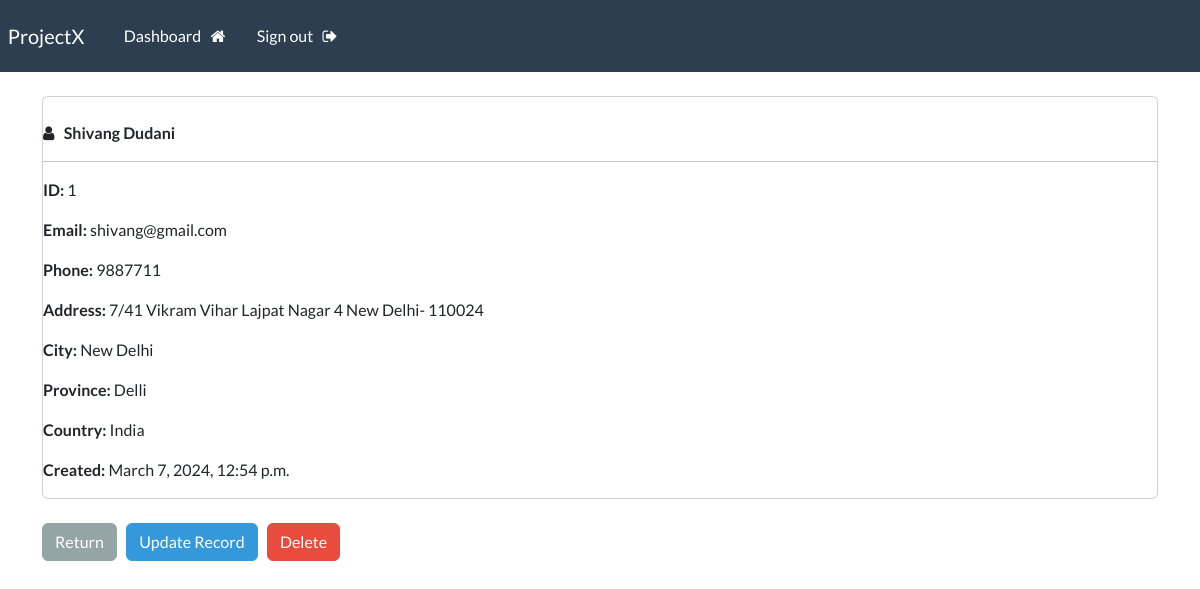
The page /record/1 (signed in) on the database its author committed.
### webapp/models.py (models this page shows, shortened)
class Record(models.Model):
    creation_date = models.DateTimeField(auto_now_add=True)
    first_name = models.CharField(max_length = 255)
    last_name = models.CharField(max_length = 255)
    email = models.CharField(max_length = 255)
    phone = models.CharField(max_length = 15)
    address = models.CharField(max_length = 255)
    city = models.CharField(max_length = 255)
    province = models.CharField(max_length = 255)
    country = models.CharField(max_length = 255)

### webapp/views.py (the view)
# urls.py: path('record/<int:pk>',views.singular_record,name="record"),
@login_required(login_url='my-login')
def singular_record(request,pk):
    all_records = Record.objects.get(id = pk)
    context = {'record':all_records}
    return render(request,'webapp/view-record.html',context = context)

### webapp/templates/webapp/view-record.html (shortened to what this page needs)
{% extends 'webapp/base.html'%}
{%block content%}
    <div class = "card">
        <div class = "class-body">
            <strong>
                <br>
                <i class="fa fa-user" aria-hidden="true"></i> &nbsp;
                {{record.first_name}} {{record.last_name}}
            </strong>
            <hr>
            <p> <strong> ID: </strong> {{record.id}} </p>
            <p> <strong> Email: </strong> {{record.email}} </p>
            <p> <strong> Phone: </strong> {{record.phone}} </p>
            <p> <strong> Address: </strong> {{record.address}} </p>
            <p> <strong> City: </strong> {{record.city}} </p>
            <p> <strong> Province: </strong> {{record.province}} </p>
            <p> <strong> Country: </strong> {{record.country}} </p>
            <p> <strong> Created: </strong> {{record.creation_date}} </p>
        </div>
    </div>
    <br>
    <a href = "{% url 'dashboard' %}" class = "btn btn-secondary"> Return</a>
    <a href = "{% url 'update-record' record.id %}" class = "btn btn-info"> Update Record</a>
    <a href = "{% url 'delete-record' record.id %}" class = "btn btn-danger"> Delete</a>
{%endblock%}

### rows shown on the page
Record: first_name "Shivang", last_name "Dudani", id "1", email "shivang@gmail.com", phone "9887711", address "7/41 Vikram Vihar Lajpat Nagar 4 New Delhi- 110024", city "New Delhi", province "Delli", country "India", creation_date "March 7, 2024, 12:54 p.m."
